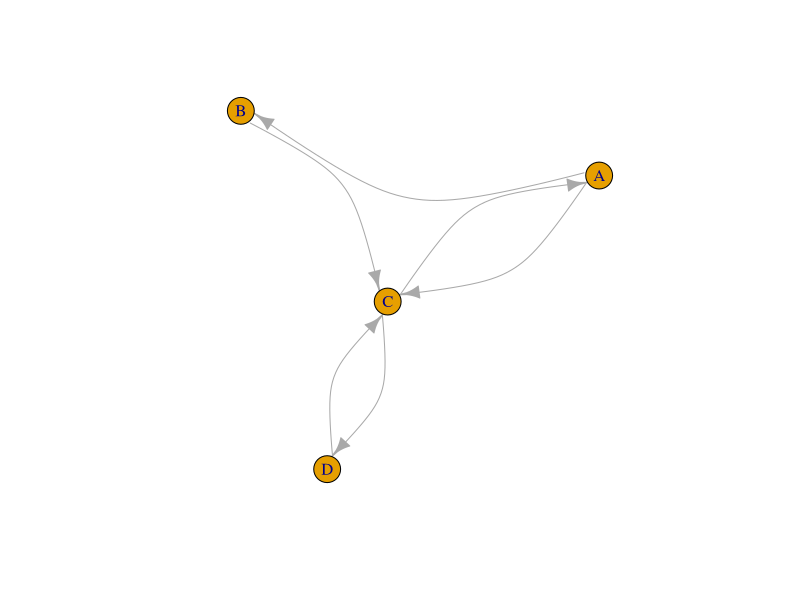
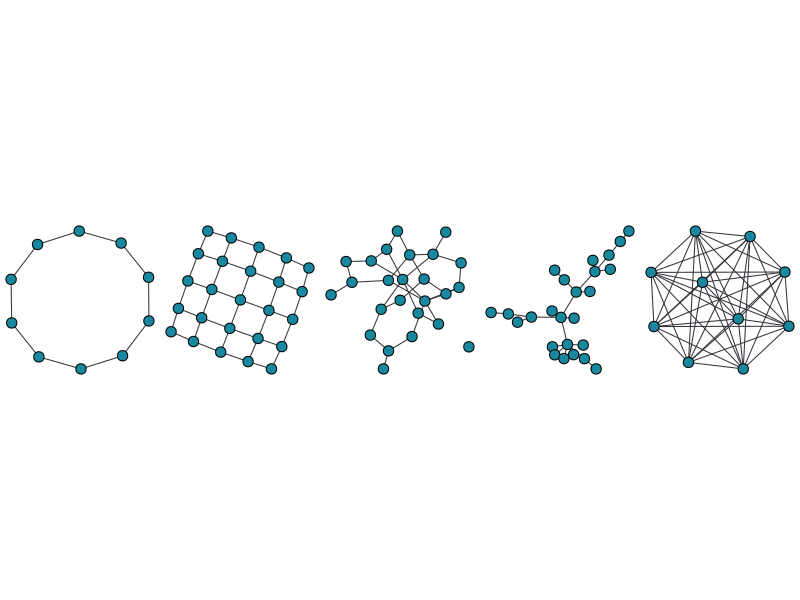
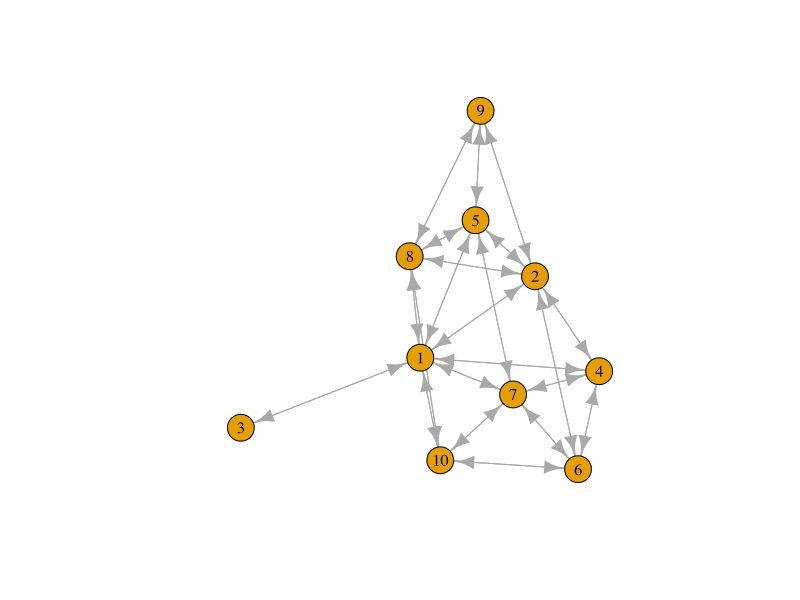
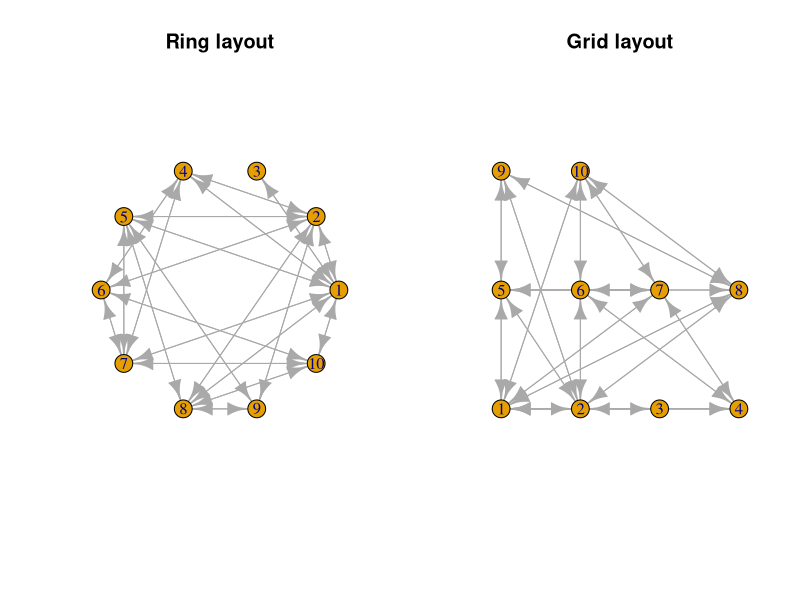
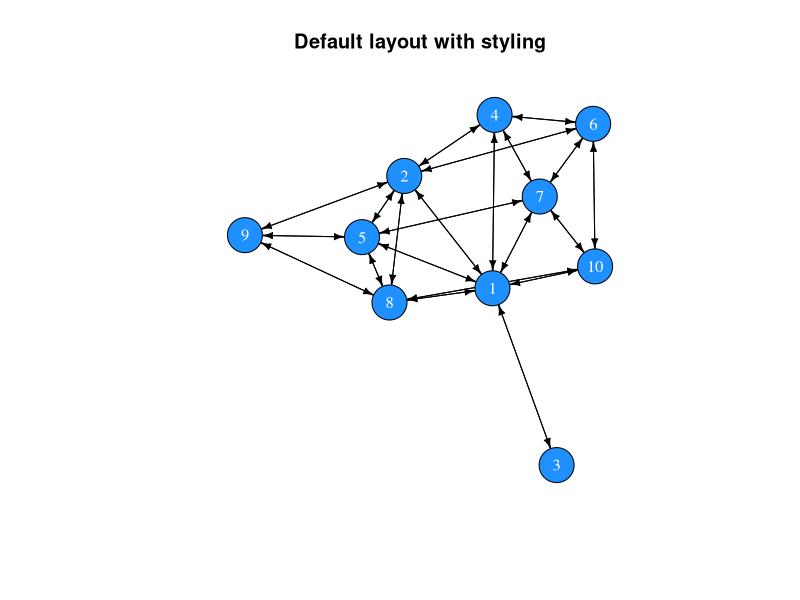
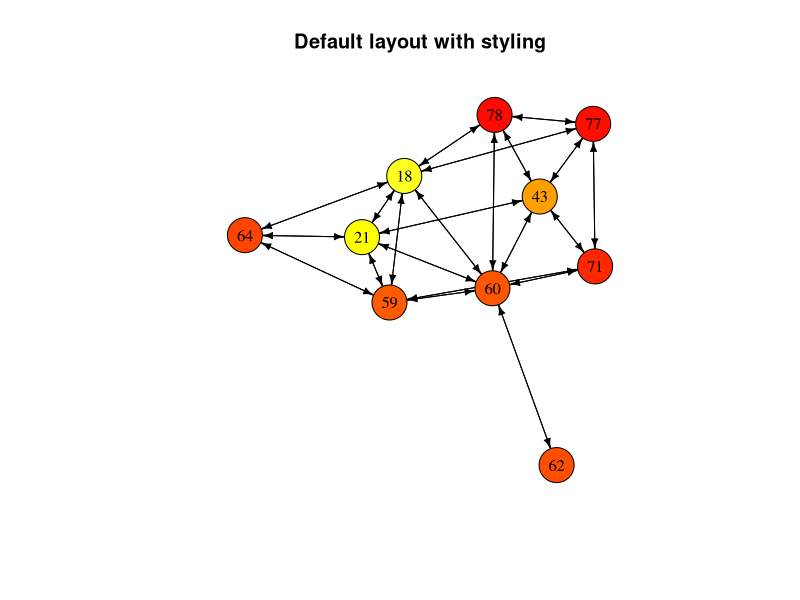
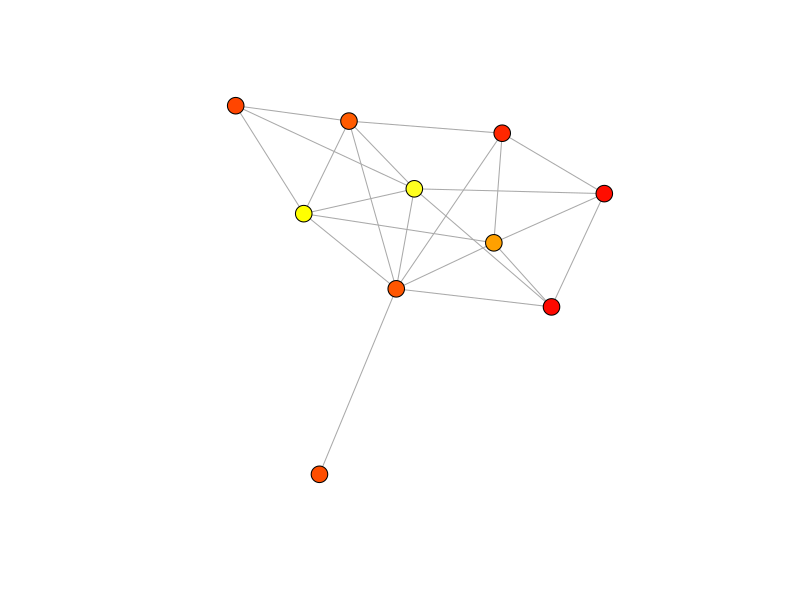
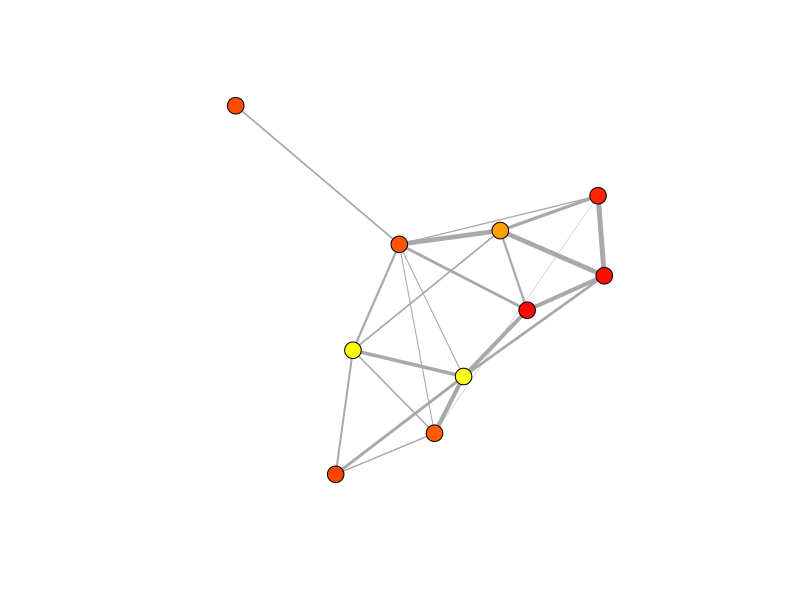

Write the R code that produced these figures, in order.
## ---- chunk 1
library(igraph)
A <- matrix(c(0,1,1,0, 0,0,1,0, 1,0,0,1, 0,0,1,0), nrow = 4, byrow = TRUE)
row.names(A) <- c("A", "B", "C", "D")
colnames(A) <- c("A", "B", "C", "D")
net <- graph_from_adjacency_matrix(A)
plot(net, edge.curved=0.5)
## ---- chunk 2
m <- matrix(c(0,1,1,0, 0,0,1,0, 1,0,0,1, 0,0,1,0), nrow = 4, byrow = TRUE)
row.names(m) <- LETTERS[1:4]
colnames(m) <- LETTERS[1:4]
m
## ---- chunk 3
all(m[upper.tri(m)] == t(m)[upper.tri(m)])
## ---- chunk 4
isSymmetric(m)
## ---- chunk 5
# Creating a random matrix
random_matrix <- matrix(sample(x = c(0,1), size = 10^2, replace=T), ncol=10)
random_matrix
# It is not symmetric
isSymmetric(random_matrix)

# Replace the upper triangle with the transposed upper triangle
random_matrix[upper.tri(random_matrix)] <- t(random_matrix)[upper.tri(random_matrix)]
random_matrix
# Now it is symmetric
isSymmetric(random_matrix)
## ---- chunk 6
library(igraph)
parbefore <- par()$mar
par(mar=c(0,0,0,0))
par(mfrow=c(1,5))
tmp <- lapply(
  list(
    make_ring(n=10),
    make_lattice(dimvector=c(5,5), nei=1, directed=F),
    erdos.renyi.game(n=25,p.or.m=.1, type="gnp", directed=F, loops=F),
    barabasi.game(n=25, power=1.1, directed=F),
    make_full_graph(n=10)
  ), plot, vertex.label=NA, vertex.color="#18889F", edge.color="#33333B", edge.width=1)
par(mfrow=c(1,1))
par(mar=parbefore)
## ---- chunk 7
create_network <- function(N, f){
  # Set up an empty adjacency matrix of size NxN
  A <- matrix(0, ncol = N, nrow = N)
  # Set up a friendship counter
  friends <- 0
  
  # We will add friendships until we reach the desired number
  while(friends < round((((N^2) - N) / 2) * f)){
    dyad <- sample(x = N, size = 2, replace = FALSE)
    i <- dyad[1]
    j <- dyad[2]
    if(A[i, j] == 0){
      A[i, j] <- A[j, i] <- 1
      friends <- friends + 1
      }
  }
  return(A)
}
## ---- chunk 8
adjm <- create_network(N = 10, f = .5)
adjm
## ---- chunk 9
net <- graph_from_adjacency_matrix(adjm)
net
## ---- chunk 10
plot(net)
## ---- chunk 11
# Set the plotting environment to allow 2 plots next to each other
par(mfrow = c(1,2))
plot(net, layout = layout.circle(net), main = "Ring layout")
plot(net, layout = layout.grid(net), main = "Grid layout")
# Reset the plotting environment to a single plot
par(mfrow = c(1,1))
## ---- chunk 12
set.seed(1)
plot(net, 
     vertex.color = "dodgerblue", 
     vertex.label.color = "white",
     vertex.size = 20,
     edge.color = "black",
     edge.width = 1,
     edge.arrow.size = 0.5,
     main = "Default layout with styling")
## ---- chunk 13
# Generate random ages
age <- sample(x = 18:80, size = vcount(net), replace = TRUE)
# Select colours
col <- heat.colors(n = 80, rev = TRUE)[age]
# Plot network with col
set.seed(1)
plot(net, 
     vertex.color = col, 
     vertex.label = age,
     vertex.label.color = "black",
     vertex.size = 20,
     edge.color = "black",
     edge.width = 1,
     edge.arrow.size = 0.5,
     main = "Default layout with styling")
## ---- chunk 14
get.vertex.attribute(net)
## ---- chunk 15
# Add an attribute called 'age' and assign the values of the age vector
V(net)$age <- age
# The same for the 'col' vector
V(net)$col <- col
# Return attributes
get.vertex.attribute(net)
# Return the network object
net
## ---- chunk 16
net <- as.undirected(net)
set.seed(1)
plot(net, 
     vertex.color = V(net)$col, 
     vertex.label = NA,
     vertex.size = 9,
     edge.width = 1,
     edge.arrow.size = 0.5)
## ---- chunk 17
# Create random strength values
strength <- runif(n = ecount(net), min = 0, max = 1)
# Assign values to edges
E(net)$weight <- strength
net
## ---- chunk 18
set.seed(1)
plot(net, 
     vertex.color = V(net)$col, 
     vertex.label = NA,
     vertex.size = 9,
     edge.width = E(net)$weight*5,
     edge.arrow.size = 0.5)
## ---- chunk 19
V(net)
E(net)
## ---- chunk 20
get.vertex.attribute(graph = net)
get.edge.attribute(net)
## ---- chunk 21
vcount(net)
ecount(net)
## ---- chunk 22
diameter(graph = net)
## ---- chunk 23
mean_distance(graph = net)
## ---- chunk 24
edge_density(graph = net)
## ---- chunk 25
reciprocity(graph = net)
## ---- chunk 26
transitivity(graph = net)
## ---- chunk 27
# Number of edges that connected with each node
degree(graph = net)

# The mean of all degree centralities is a general measure of network connectivity
mean(degree(graph = net))
## ---- chunk 28
sort(strength(graph = net))
## ---- chunk 29
closeness(graph = net)
## ---- chunk 30
betweenness(graph = net)
## ---- chunk 31
eigen_centrality(graph = net)$vector
## ---- chunk 32
between <- betweenness(graph = net)
col <- heat.colors(n = max(between) + 1, rev = TRUE)[between + 1]
# Plot network with col
set.seed(1)
plot(net, 
     vertex.color = col, 
     vertex.label = NA,
     vertex.size = 20,
     edge.color = "black",
     edge.width = 1,
     edge.arrow.size = 0.5,
     main = "Betweenness centrality")
## ---- chunk 33
library(tidyverse)
gossip_model <- function(N, f, r_max, sim = 1){
  # Create a vector indicating possession of gossip and set one entry to TRUE
  gossip <- rep(FALSE, N)
  gossip[sample(x = N, size = 1)] <- TRUE
  # Create a network
  adjm <- create_network(N = N, f = f)
  # Create a reporting variable
  proportion <- rep(0, r_max)

  # Loop over r_max rounds
  for(r in 1:r_max){
    # In random sequence go through all individuals 
    for(i in sample(N)){
      # Select i's neighbourhood
      nei <- adjm[i,] > 0
      # Proceed if there is at least one neighbour
      if(sum(nei) > 0){
        # Choose one random neighbour, j
        j <- sampling(x = which(nei), size = 1)
        # Set i's gossip indicator to TRUE if j's indicator is TRUE
        if(gossip[j]){
          gossip[i] <- TRUE
        }
      }
    }
    # Record proportion of the population with gossip
    proportion[r] <- sum(gossip) / N
    # Increment the round counter
    r <- r + 1
  }
  # Return a tibble with simulation results
  return(tibble(time = 1:r_max, proportion = proportion, f = f, sim = sim))
}
## ---- chunk 34
sampling <- function(x, size = length(x), prob = NULL){
  if(length(x) == 1){
    return(x)
  } else {
    return(sample(x = x, size = size, prob = prob))
  }
}
## ---- chunk 35
N <- 1000
set.seed(3)
data <- lapply(X = c(1/N, 2/N, 3/N, 5/N, 8/N, 10/N), 
              FUN = function(f) gossip_model(N = N, f = f, r_max = 50))
data_bnd <- bind_rows(data)
## ---- chunk 36
ggplot(data_bnd) + 
  geom_line(aes(x = time, y = proportion, col = factor(round(f * N)))) + 
  ylab("prop. of pop. with gossip") +
  theme_bw()
## ---- chunk 37
N <- 100
f <- rep(c(1/N, 2/N, 3/N, 5/N, 8/N, 10/N), each = 10)

set.seed(5)
data <- lapply(X = 1:length(f), 
              FUN = function(i) gossip_model(N = N, f = f[i], r_max = 50, sim = i))
## ---- chunk 38
data_bnd <- bind_rows(data)
ggplot(data_bnd) +
  geom_line(aes(x = time, y = proportion, col = factor(f * N), group = factor(sim))) + 
  ylab("prop. of pop. with gossip") +
  theme_bw()
## ---- chunk 39
data_bnd_last <- data_bnd[data_bnd$time == max(data_bnd$time), ]
ggplot(data_bnd_last) + 
  geom_boxplot(aes(x = (f * N), y = proportion, fill = factor(f * N))) + 
  xlab("average number of friends") +
  ylab("prop. of pop. with gossip") +
  theme_bw()
## ---- chunk 40
data_bnd_time <- lapply(data, function(dat){
  tibble(dat[1,], time_to_x = which(dat[,"proportion"] >= 0.75)[1])
}) %>% bind_rows()

data_bnd_time$time_to_x[is.na(data_bnd_time$time_to_x)] <- 50

ggplot(data_bnd_time) + 
  geom_boxplot(aes(x = (f * N), y = time_to_x, fill = factor(f * N))) + 
  xlab("average number of friends") +
  ylab("Time to spread to 75% of population") +
  theme_bw()
## ---- chunk 41
prop_nei_info <- seq(from = 0, to = 1, length.out = 10)
e <- c(1,2)
contagion <- tibble(
  contagion = rep(c("simple", "complex"), each = 10),
  x = rep(prop_nei_info, 2), 
  y = c(prop_nei_info^e[1], prop_nei_info^e[2]))

ggplot(contagion) + 
  geom_point(aes(x = x, y = y, col = contagion)) +
  xlab("proportion of neighbours with gossip") + 
  ylab("probability to acquire gossip") +
  theme_bw()
## ---- chunk 42
net_clust <- make_lattice(length = 10, dim = 2, circular = T, nei = 2)
## ---- chunk 43
net_rand <- rewire(graph = net_clust, with = keeping_degseq(loops = F, niter = 10^3))
## ---- chunk 44
head(degree(net_clust))
head(degree(net_rand))

transitivity(net_clust)
transitivity(net_rand)
## ---- chunk 45
adj_net_clust <- get.adjacency(net_clust, sparse = F)
adj_net_rand <- get.adjacency(net_rand, sparse = F)
## ---- chunk 46
par(mfrow=c(1,2))
image(adj_net_clust)
image(adj_net_rand)
par(mfrow=c(1,1))
## ---- chunk 47
gossip_model_2 <- function(net, rewire, e = 1, r_max, sim = 1){
  # Rewire network if random is set to TRUE
  if(rewire){
    net <- rewire(graph = net, with = keeping_degseq(loops = F, niter = 10^3))
  }
  # Get adjacency matrix from network
  adjm <- get.adjacency(net, sparse = F)
  # Turn adjacency matrix into boolean (TRUE / FALSE)
  adjm_bool <- adjm > 0
  # Set number of individuals based adjacency matrix
  N <- vcount(net)
  
  # Create a vector indicating possession of gossip and set one entry to TRUE
  gossip <- rep(FALSE, N)
  gossip[sample(x = N, size = 1)] <- TRUE
  
  # Create a reporting variable
  proportion <- rep(0, r_max)
  
  # Rounds
  for(r in 1:r_max){
    # In random sequence go through all individuals without gossip
    for(i in sample(N)){
      # Select i's neighbourhood (boolean)
      nei <- adjm_bool[i,]
      # Proceed if there is at least one neighbour
      if(sum(nei) > 0){
        # Simple contagion for e = 1 and complex contagion for e = 2
        if(runif(n = 1, min = 0, max = 1) <= (sum(gossip * nei) / length(nei))^e){
          gossip[i] <- TRUE
        }
      }
    }
    # Record proportion of the population with gossip
    proportion[r] <- sum(gossip) / N
    # Increment the round counter
    r <- r + 1
  }
  # Return a tibble with simulation results
  return(tibble(time = 1:r_max, 
                proportion = proportion, 
                time_to_max = which(proportion == max(proportion))[1],
                e = e,
                network = ifelse(test = rewire, yes = "random", no = "clustered"), 
                sim = sim))
}
## ---- chunk 48
set.seed(1)
res <- bind_rows(
  gossip_model_2(net = net_clust, rewire = TRUE, e = 1, r_max = 500),
  gossip_model_2(net = net_clust, rewire = FALSE, e = 1, r_max = 500),
  gossip_model_2(net = net_clust, rewire = TRUE, e = 2, r_max = 5000),
  gossip_model_2(net = net_clust, rewire = FALSE, e = 2, r_max = 5000)
  )

ggplot(res) + 
  geom_line(aes(x = time, y = proportion, col = network)) + 
  facet_wrap("e", labeller = label_both, scales = "free_x") +
  theme_bw()
